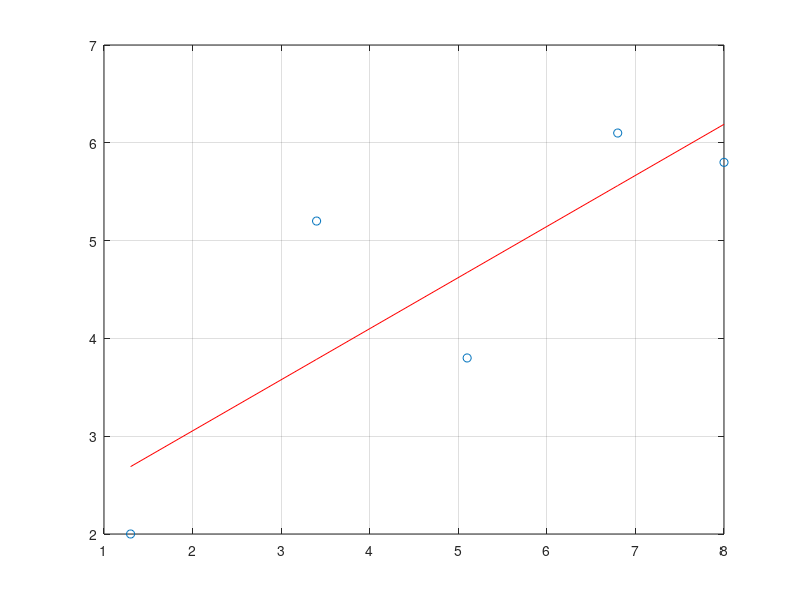

MATLAB code to generate this figure:
clear
clc
x = [1.3 3.4 5.1 6.8 8];
y = [2 5.2 3.8 6.1 5.8];

n = length(x); %numero de pontos
M = 1   #grau do ajuste

for i = 1:M+1
  for j = 1:M+1
    a(i,j) = 0;
    for k =1:n
      a(i,j) += x(k)^(i+j-2);
    end
  end
  b(i) = 0;
  for k = 1:n
    b(i) += y(k)*x(k)^(i-1);
  endfor
end

a
b
c = a\b'  #resolve o sistema linear - metodo direto


#gera os pontos da curva
for i = 1:n
  g(i) = 0;
  for j=1:M+1
    g(i) += c(j)*x(i)^(j-1);
  end
end
g
plot(x,y, 'o');
grid
hold on
plot(x,g,'r');

